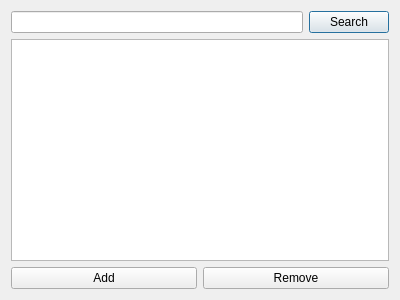
<?xml version="1.0" encoding="UTF-8"?>
<ui version="4.0">
 <class>EnvContainerSearch</class>
 <widget class="QDialog" name="EnvContainerSearch">
  <property name="geometry">
   <rect>
    <x>0</x>
    <y>0</y>
    <width>400</width>
    <height>300</height>
   </rect>
  </property>
  <property name="windowTitle">
   <string>Dialog</string>
  </property>
  <layout class="QVBoxLayout" name="verticalLayout">
   <item>
    <layout class="QHBoxLayout" name="m_searchBarLayout">
     <item>
      <widget class="QLineEdit" name="m_searchLine"/>
     </item>
     <item>
      <widget class="QPushButton" name="m_searchButton">
       <property name="text">
        <string>Search</string>
       </property>
      </widget>
     </item>
    </layout>
   </item>
   <item>
    <widget class="QGraphicsView" name="m_itemsView"/>
   </item>
   <item>
    <layout class="QHBoxLayout" name="m_searchButtonsLayout">
     <item>
      <widget class="QPushButton" name="m_addItemButton">
       <property name="text">
        <string>Add</string>
       </property>
      </widget>
     </item>
     <item>
      <widget class="QPushButton" name="pushButton">
       <property name="text">
        <string>Remove</string>
       </property>
      </widget>
     </item>
    </layout>
   </item>
  </layout>
 </widget>
 <resources/>
 <connections/>
</ui>
